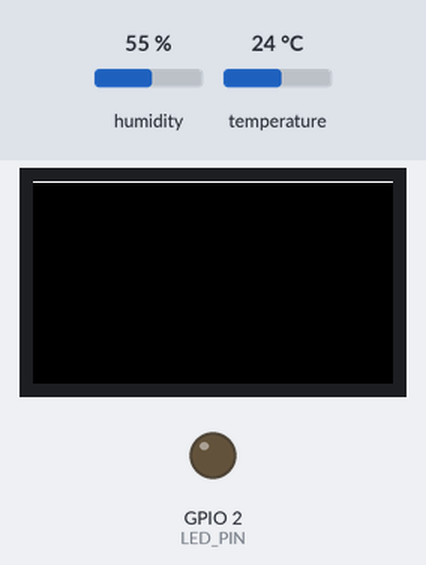
This sketch was run on a simulated ESP32. On the bench: 240×135 colour display, output pins drawn as LEDs (lit = HIGH). The inputs (shaded band) are chosen by the test bench; at power-on: humidity 55 %, temperature 24 °C. WiFi joins after 1.5 s; servers stay silent unless stated; the local clock reads 2024-03-15 10:24:30 at power-on unless the sketch sets it; no MQTT or app messages arrive unless stated; what the sketch prints to the serial monitor is not drawn.

Above: at 0.2 s.
At 1.8 s:
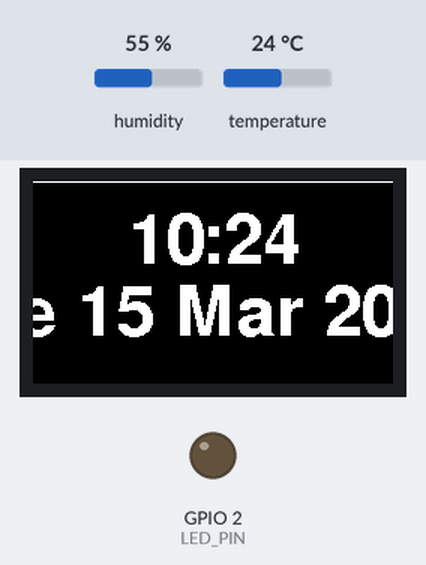
At 30.2 s:
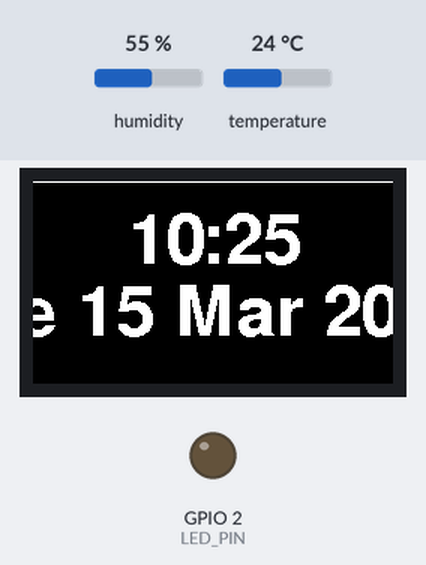

Measured:
- what the display in image 1 shows lasts 28.4 s, from 1.8 s to 30.2 s

The sketch:

RELOJ_DORMITORIO_TFT_WEMOS_D1_R32_MQTT.ino
```cpp
/*
 * @JMTS - www.jmts.es
 * Este proyecto no compila con WEMOS D1 R32 y la versión 3.x.x de ESP32 en arduino para hacerlo hay que degradar a la versión 2.0.17, con ESP32 devmodule compila sin problemas.
 * Probado con ESP32 devmodule y WEMOS D1 R32 (palaca con forma de arduino 1 para que funcione hay que realizar las modificaciones descritas en la libreria TFT_eSPI)
 * Reloj con fecha y hora más sensor de temperatura y humedad en pantalla TFT con la libreria TFT_eSPI
 * Sensor de Temperatura-Humedad DHT22 o DHT11 solo has de configurarlo en su script
 * Hora a traves de servidor NTP basado en el ejemplo SimpleTime de la libreria del ESP32
 * Conexión a base de datos Mysql mediante php con el método POST para realizar un registro
 * Actualización del frimware via OTA con contraseña basado en el ejemplo ArduinoOTA
 * 28/08/2024
 */

#include "configuracion.h"
#include "sensorDHT.h"
#include "conexionWiFi.h"
#include "reloj.h"
#include "tft.h"
#include "ota.h"
#include "MQTT.hpp"
#include "utilidades_MQTT.h"

#define LED_PIN 2 // Led integrado en el PIN2

void setup(){ // Iniciamos el puerto serial y la función SPI
  Serial.begin(115200);

  // Ponemos el led integrado en OFF
  pinMode(LED_PIN, OUTPUT);
  digitalWrite(LED_PIN, LOW); // Turn onboard LED OFF

  // Iniciamos el sensor DHT
  dht.begin();

  // Llamamos a la función para configurar la pantalla
  configuracionPantalla();

  // Conexion a la wifi y MQTT
	WiFi.onEvent(WiFiEvent);
	InitMqtt();

	conectarWiFi();

  // Configuranción del reloj
  configReloj();

  // Configuramos la actualización via OTA
  actualizacionOTA();
}

void loop(){
  fecha();
  temperatura();
  //Si se ha perdido la conexión wifi llamamos a la función para conectar de nuevo y configuramos fecha y hora
  if (WiFi.isConnected() == false){
    conectarWiFi();
    }
  unsigned long currentMillis = millis();
  // Llamamos, cada dos segundos, a la función para enviar dos datos por MQTT.
  if ((unsigned long) (currentMillis - previosMillis) >= intervalo){
      PublishMqtt();
      previosMillis = millis();
  }
  // Llamamos a la función para que se muestre la pantalla
  mostrarPantalla();
  // Llamamos a la actualización via OTA
  ArduinoOTA.handle();
}
```

MQTT.hpp
```cpp
#pragma once

#include <AsyncMqttClient.h>
#include <ArduinoJson.h>

AsyncMqttClient mqttClient;

String GetPayloadContent(char* dato, size_t len)
{
	String content = "";
	for(size_t i = 0; i < len; i++)
	{
		content.concat(dato[i]);
	}
	return content;
}

void SuscribeMqtt()
{
	uint16_t packetIdSub = mqttClient.subscribe(suscribir, 0);
	//Serial.print("Subscribing at QoS 2, packetId: ");
	//Serial.println(packetIdSub);
}

void PublishMqtt()
{
	String payload = "";

	StaticJsonDocument<300> jsonDoc;
	jsonDoc["temperatura"] = t;
  jsonDoc["humedad"] = h;
  jsonDoc["sen_termica"] = s;

	serializeJson(jsonDoc, payload);

	mqttClient.publish(publicar, 0, true, (char*)payload.c_str());
  //Serial.println(payload);
}

void OnMqttReceived(char* topic, char* payload, AsyncMqttClientMessageProperties properties, size_t len, size_t index, size_t total)
{
  /*
	Serial.print("Received on ");
	Serial.print(topic);
	Serial.println(": ");
*/
	String content = GetPayloadContent(payload, len);

	StaticJsonDocument<300> doc;
	DeserializationError error = deserializeJson(doc, content);
	if(error) return;
/*
  long unsigned int dato = doc["luz"];

  controlVentilador(dato, 32);
  Serial.println(dato);
*/
}
```

conexionWiFi.h
```cpp
/*
 * Conexión WiFi
 * 31/07/2024
 * @JMTS - www.jmts.es
 */

#include <WiFi.h>

// Conexión a la WiFi y configuración de fecha y hora
void conectarWiFi()
{
  //Serial.println("Arrancando");
  WiFi.mode(WIFI_STA);
  if (!WiFi.config(ip, gateway, subnet, dns)) {
    Serial.println("Fallo en la configuración.");
  }
  WiFi.begin(ssid, password);
  while (WiFi.waitForConnectResult() != WL_CONNECTED)
  {
    //Serial.println("Conexion fallida! Reseteando...");
    delay(5000);
    ESP.restart();
  }
}
```

ota.h
```cpp
/*
 * 29/12/2023
 * @JMTS - www.jmts.es
 */

#include <ESPmDNS.h>
#include <WiFiUdp.h>
#include <ArduinoOTA.h>

// ACTUALIZACIONES VIA OTA
void actualizacionOTA(){
  // Establecemos el nombre del dispositivo por la ubicación
  ArduinoOTA.setHostname(ubicacion());

  // Establecemos una contraseña para autentificar la actualización
  ArduinoOTA.setPassword(passwordOTA);

  ArduinoOTA
  .onStart([]() {
  String type;
  if (ArduinoOTA.getCommand() == U_FLASH)
    type = "sketch";
  else // U_SPIFFS
    type = "filesystem";
    // NOTA: si actualiza SPIFFS, este sería el lugar para desmontar SPIFFS usando SPIFFS.end ()
    Serial.println("Start updating " + type);
  })
  .onEnd([]() {
    Serial.println("\nEnd");
  })
  .onProgress([](unsigned int progress, unsigned int total) {
    Serial.printf("Progress: %u%%\r", (progress / (total / 100)));
  })
  .onError([](ota_error_t error) {
    Serial.printf("Error[%u]: ", error);
    if (error == OTA_AUTH_ERROR)
      Serial.println("Auth Failed");
    else if (error == OTA_BEGIN_ERROR)
      Serial.println("Begin Failed");
    else if (error == OTA_CONNECT_ERROR)
      Serial.println("Connect Failed");
    else if (error == OTA_RECEIVE_ERROR)
      Serial.println("Receive Failed");
    else if (error == OTA_END_ERROR)
      Serial.println("End Failed");
  });

  ArduinoOTA.begin();

  Serial.println("Ready");
  Serial.print("IP address: ");
  Serial.println(WiFi.localIP());
}
```

reloj.h
```cpp
/*
 * Funciones para mostrar en el LCD los datos de reloj y sensor DHT
 * 17/03/2024
 * @JMTS - www.jmts.es
 */

#include <Time.h>

void setTimezone(String timezone){
  //Serial.printf("Setting Timezone to %s\n",timezone.c_str());
  setenv("TZ",timezone.c_str(),1);
  tzset();
}

void configReloj(){
  // Confinguramos el servidor NTP
  const char* ntpServer = "pool.ntp.org";                // Servidor NTP para sincronizar el reloj
  const long gmtOffset_sec = 3600;                       // Selección de la zona horaria GMT+1
  const int daylightOffset_sec = 3600;                   // Configuración para el horario de verano
  String timezone = "CET-1CEST,M3.5.0,M10.5.0/3";        // TimeZone regla para Europa/Roma incluyendo el horario de verano
  configTime(gmtOffset_sec, daylightOffset_sec, ntpServer);
  setTimezone(timezone);
}

// Declaramos las variables que mostraremos en pantalla para que estén disponibles
String diaS;
int dia;
String mes;
int ano;
char horMin[6];

void fecha(){
  struct tm timeinfo;
  if (!getLocalTime(&timeinfo)){
    //Serial.println("Fallo al obtener fecha y hora");
    return;
  }
  // Conseguir el día de la semana corto en castellano
  char *diaSemana[]= {"Dom", "Lun", "Mar", "Mie", "Jue", "Vie", "Sab"};
  diaS = diaSemana[timeinfo.tm_wday];
  // Conseguir el mes en castellano
  char *meses[] = {"Ene", "Feb", "Mar", "Abr", "May", "Jun", "Jul", "Ago", "Sep", "Oct", "Nov", "Dic"};
  // Asignar valor a las variables que mostraremos en pantalla
  mes = meses[timeinfo.tm_mon];
  ano = timeinfo.tm_year + 1900;
  dia = timeinfo.tm_mday;
  // Damos formato a horas y minutos para mostrorlos en el LCD
  sprintf(horMin, "%02d:%02d",timeinfo.tm_hour, timeinfo.tm_min ); // Damos formato a horas y minutos
  String asString(horMin);                                         // Convertimos las horas y minutos en un String para poder mostrarlas en pantalla
}
```

sensorDHT.h
```cpp
/*
 / Configuración y función para la toma de datos de un sensor DHT, esta probado con DHT11 y DHT22 en Esp32 Dev Module
 / creado por JMTS
 / EL 01/04/2024
 */

#include <DHT.h>

#define DHTTYPE DHT22
#define DHTPIN 22     // Se define el PIN al que conectamos el Sensor DHT: pin digital 22

DHT dht(DHTPIN, DHTTYPE); // Creamos el objeto DHT

String t;
String h;
String s;

void temperatura(){
  double te = dht.readTemperature();                // Leemos la temperatura del sensor
  t = String(te, 2);                         // La convertimos a un String
  double hu = dht.readHumidity();                   //Leemos la humedad del sensor
  h = String(hu, 1);                         // La convertimos a un String
  double hic = dht.computeHeatIndex(te, hu, false); // Calculamos la sensación térmica
  s = String(hic, 2);                        // La convertimos a un String
}
```

tft.h
```cpp
/*
 * La función de este archivo es mostrar en la pantalla TFT los datos que queremos ver.
 * Probado con las pantallas 3.5" TFT SHIELD ARDUINO MEGA (ILI9486/9488) EN UN WEMOS D1 R32 Y TFT 3.5" ILI9486/9488 SPI EN UN ESP32 DEV MODULE
 * @JMTS - www.jmts.es
 * 10/02/24
 */

#include <TFT_eSPI.h>     // incluye la libreria para el manejo de la TFT
#include <SPI.h>		      // incluye libreria bus SPI
#include "Free_Fonts.h"   // Incluye el archivo de encabezado adjunto a este sketch.
#include "imagenes.h"

TFT_eSPI tft = TFT_eSPI();	// Crea el objeto tft

TFT_eSprite img = TFT_eSprite(&tft);         // Declarar objeto Sprite "spr" con puntero al objeto "tft"

// con esta función dibujamos lo que no queremos que no se refresque en la pantalla y la orientación de esta, la ejecutamos desde la funcion configuracionPantalla().
void zonaFijaPantalla(){
  int xpos = tft.width() / 2;                // Centro del ancho de pantalla
  tft.setSwapBytes(true);
  tft.fillScreen(TFT_BLACK);                 // Establece el fondo de pantalla.
  tft.drawLine(0, 0, 480, 0, TFT_WHITE);     // linea horizontal de color blanca
  tft.drawLine(0, 135, 480, 135, TFT_WHITE); // linea horizontal de color blanca
  tft.drawLine(0, 253, 480, 253, TFT_WHITE); // linea horizontal de color blanca
  tft.drawLine(0, 319, 480, 319, TFT_WHITE); // linea horizontal de color blanca
  tft.setTextDatum(TC_DATUM);
  tft.pushImage(xpos -77, 265, xw, xh, xxx);
}

// Esta funcion se ejecuta en el Setup para configurar la pantalla y mostrar los datos o dibujos que mo se refrescan mediante la función zonaFijaPantalla().
void configuracionPantalla(){
  tft.begin();				// Inicializa pantalla.
  tft.setRotation(3);	// establece posicion 0 - vertical pines pantalla abajo, 1-horizontal pines pantalla derecha, 2-vertical pines pantalla arriba, 3-horizontal pines pantalla izquierda.
  zonaFijaPantalla(); // Llamamos a la función para mostrar los datos e imágenes que no se refrescan y permanecen fijos en pantalla.
}
// Declaramos las funciones para mostrar los Sprites
void drawReloj(int x, int y);
void drawTemperatura(int x, int y);

void mostrarPantalla(){
  int xpos = tft.width() / 2;                                                        // Centro del ancho de pantalla
  tft.setTextDatum(TC_DATUM);
  drawReloj(xpos - 215,6);
  drawTemperatura(xpos - 240,145);
}

// Tamaño del Sprite fecha hora
#define RWIDTH  430
#define RHEIGHT 105

// Sprite para mostrar la fecha y hora
void drawReloj(int x, int y){
  img.createSprite(RWIDTH, RHEIGHT);
  img.setTextDatum(TC_DATUM);
  int xpo = (RWIDTH / 2);                                                            // Centro del ancho del Srite
  img.setTextColor(TFT_WHITE, TFT_BLACK, true);                                      // Establece el color de texto y del fondo para el texto
  img.setFreeFont(FSSB24);                                                           // Seleccionamos la fuente
  img.fillSprite(TFT_BLACK);
  img.drawString(horMin,xpo,13);                                                     // Imprimimos por pantalla la hora y los minutos.
  img.drawString(diaS + " " + dia + " " + mes + " " + ano,xpo,61);                   // Imprimimos por pantalla la fecha
  img.pushSprite(x, y, TFT_TRANSPARENT);
  img.deleteSprite();
}

// Tamaño del Sprite temperaturas
#define TWIDTH  480
#define THEIGHT 100

void drawTemperatura(int x, int y){
  img.createSprite(TWIDTH, THEIGHT);
  int xpo = (TWIDTH / 2);                                                            // Centro del ancho del Srite
  img.setSwapBytes(true);
  img.setTextDatum(TC_DATUM);
  img.setFreeFont(FSSB18);                                                           // Seleccionamos la fuente FreeSansBold18pt7b
  img.setTextColor(TFT_YELLOW, TFT_BLACK,true);                                      // texto en color amarillo y fondo negro.
  img.pushImage(12,10,TW,TH,th);
  img.drawString("tem: " + t + " | " + "Hum: " + h,xpo,10);		                     // Imprimimos por pantalla la temperatura y la humedad
  img.pushImage(438,10,HW,HH,ht);
  img.drawString("Sen.Ter.: " + s,xpo,60);                                           // Imprimimos por pantalla la Sensación Térmica
  img.pushImage(80,55,SW,SH,sh);
  img.pushSprite(x, y, TFT_TRANSPARENT);
  img.deleteSprite();
}
```

utilidades_MQTT.h
```cpp
/*
 * Código adaptado de Luis LLamas https://luisllamas.es
 * 08/08/2024
*/

#pragma once

TimerHandle_t mqttReconnectTimer;
TimerHandle_t wifiReconnectTimer;

void ConnectToMqtt()
{
	//Serial.println("Connecting to MQTT...");
	mqttClient.connect();
}

void WiFiEvent(WiFiEvent_t event)
{
	//Serial.printf("[WiFi-event] event: %d\n", event);
	switch(event)
	{
	case ARDUINO_EVENT_WIFI_STA_GOT_IP:
		//Serial.println("WiFi connected");
		//Serial.println("IP address: ");
		//Serial.println(WiFi.localIP());
		ConnectToMqtt();
		break;
	case ARDUINO_EVENT_WIFI_STA_DISCONNECTED:
		//Serial.println("WiFi lost connection");
		xTimerStop(mqttReconnectTimer, 0); // ensure we don't reconnect to MQTT while reconnecting to Wi-Fi
		xTimerStart(wifiReconnectTimer, 0);
		break;
	}
}

void OnMqttConnect(bool sessionPresent)
{
	//Serial.println("Connected to MQTT.");
	//Serial.print("Session present: ");
	//Serial.println(sessionPresent);
	SuscribeMqtt();
}

void OnMqttDisconnect(AsyncMqttClientDisconnectReason reason)
{
	//Serial.println("Disconnected from MQTT.");

	if(WiFi.isConnected())
	{
		xTimerStart(mqttReconnectTimer, 0);
	}
}

void OnMqttSubscribe(uint16_t packetId, uint8_t qos)
{
  /*
	Serial.println("Subscribe acknowledged.");
	Serial.print("  packetId: ");
	Serial.println(packetId);
	Serial.print("  qos: ");
	Serial.println(qos);
  */
}

void OnMqttUnsubscribe(uint16_t packetId)
{
  /*
	Serial.println("Unsubscribe acknowledged.");
	Serial.print("  packetId: ");
	Serial.println(packetId);
  */
}

void OnMqttPublish(uint16_t packetId)
{
  /*
	Serial.println("Publish acknowledged.");
	Serial.print("  packetId: ");
	Serial.println(packetId);
  */
}

void InitMqtt()
{
  mqttReconnectTimer = xTimerCreate("mqttTimer", pdMS_TO_TICKS(2000), pdFALSE, (void*)0, reinterpret_cast<TimerCallbackFunction_t>(ConnectToMqtt));
	wifiReconnectTimer = xTimerCreate("wifiTimer", pdMS_TO_TICKS(5000), pdFALSE, (void*)0, reinterpret_cast<TimerCallbackFunction_t>(conectarWiFi));

	mqttClient.onConnect(OnMqttConnect);
	mqttClient.onDisconnect(OnMqttDisconnect);

	mqttClient.onSubscribe(OnMqttSubscribe);
	mqttClient.onUnsubscribe(OnMqttUnsubscribe);

	mqttClient.onMessage(OnMqttReceived);
	mqttClient.onPublish(OnMqttPublish);

	mqttClient.setServer(MQTT_HOST, MQTT_PORT);
  mqttClient.setCredentials(usuario, pass);
}
```

configuracion.h
```cpp
/*
 * Fichero de configuración para el reloj con envío de datos por POST y actualización via OTA
 * Creado el 31/07/24
 * por @JMTS
 */

// Iniciamos los contadores para insertar en la base de datos
unsigned long previosMillis;
unsigned long previosMillis1;
unsigned long intervalo  = 2000;

//Configuración IP fija
byte ub = 3;                            // Ubicación (1-despacho) (2-aseo) (3-dormitorio) (4-salón) (5-pruebas)
int finIP = 20+ub;                      // Se hace así para que no haya problemas con la base de datos y no tener que modificarla
IPAddress ip(192,168,1,finIP);          // Se configura la dirección IP en base a la ubicación
IPAddress gateway(192,168,1,1);         // Puerta de enlace
IPAddress subnet(255,255,255,0);        // Mascara de red
IPAddress dns(192, 168, 1, 9);   // DNS primario necesario para el envío de registros a la base de datos

// Configuración de la Ubicación
// tambien da nombre al puerto de actualizacion via OTA

char * ubicacion(){
  char * ubic;
  switch (ub){
    case 1:
      ubic = "RELOJ_DESPACHO";
    break;
    case 2:
      ubic = "RELOJ_ASEO";
    break;
    case 3:
      ubic = "RELOJ_DORMITORIO";
    break;
    case 4:
      ubic = "RELOJ_SALON";
    break;
    case 5:
      ubic = "RELOJ_PRUEBAS";
    break;
  }
  return ubic;
}

//Configuración de la WiFi
char * ssid = "****";             // Pon el nombre de tu WiFi
char * password = "****"; // Pon la contraseña de tu WiFi

//Password para la actualización via OTA
char * passwordOTA = "****";

//Configuración para MQTT pon los datos de tu instalación
const char* usuario = "****";
const char* pass = "****";

const IPAddress MQTT_HOST(192,168,1,9); // Pon la ip de tu instalación
const int MQTT_PORT = 1883;

const char* suscribir = "";
const char* publicar = "casa/dormitorio/variables";
```

Source omitted: Free_Fonts.h (data table, 66036 bytes), imagenes.h (data table, 27137 bytes)
